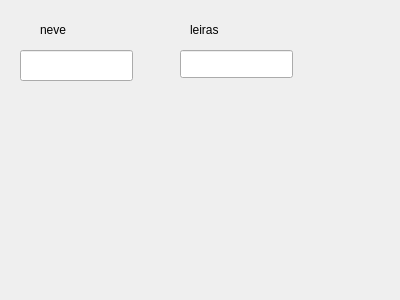
<?xml version="1.0" encoding="UTF-8"?>
<ui version="4.0">
 <class>AddKaveView</class>
 <widget class="QWidget" name="AddKaveView">
  <property name="geometry">
   <rect>
    <x>0</x>
    <y>0</y>
    <width>400</width>
    <height>300</height>
   </rect>
  </property>
  <property name="windowTitle">
   <string>Form</string>
  </property>
  <widget class="QLabel" name="label">
   <property name="geometry">
    <rect>
     <x>40</x>
     <y>20</y>
     <width>63</width>
     <height>20</height>
    </rect>
   </property>
   <property name="text">
    <string>neve</string>
   </property>
  </widget>
  <widget class="QLineEdit" name="neveInput">
   <property name="geometry">
    <rect>
     <x>20</x>
     <y>50</y>
     <width>113</width>
     <height>31</height>
    </rect>
   </property>
  </widget>
  <widget class="QLabel" name="label_2">
   <property name="geometry">
    <rect>
     <x>190</x>
     <y>20</y>
     <width>63</width>
     <height>20</height>
    </rect>
   </property>
   <property name="text">
    <string>leiras</string>
   </property>
  </widget>
  <widget class="QLineEdit" name="leiras">
   <property name="geometry">
    <rect>
     <x>180</x>
     <y>50</y>
     <width>113</width>
     <height>28</height>
    </rect>
   </property>
  </widget>
 </widget>
 <resources/>
 <connections/>
</ui>
